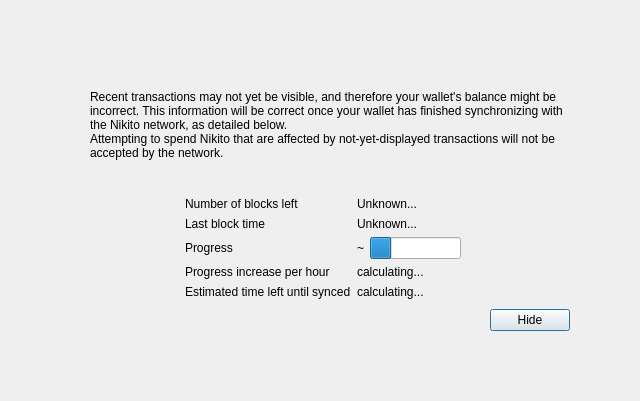
<?xml version="1.0" encoding="UTF-8"?>
<ui version="4.0">
 <class>ModalOverlay</class>
 <widget class="ModalOverlay" name="ModalOverlay">
  <property name="geometry">
   <rect>
    <x>0</x>
    <y>0</y>
    <width>640</width>
    <height>401</height>
   </rect>
  </property>
  <property name="windowTitle">
   <string>Form</string>
  </property>
  <layout class="QVBoxLayout" name="verticalLayout" stretch="0">
   <property name="sizeConstraint">
    <enum>QLayout::SetDefaultConstraint</enum>
   </property>
   <property name="leftMargin">
    <number>0</number>
   </property>
   <property name="topMargin">
    <number>0</number>
   </property>
   <property name="rightMargin">
    <number>0</number>
   </property>
   <property name="bottomMargin">
    <number>0</number>
   </property>
   <item>
    <widget class="QWidget" name="bgWidget" native="true">
     <property name="styleSheet">
      <string notr="true"/>
     </property>
     <layout class="QVBoxLayout" name="verticalLayoutMain" stretch="0">
      <property name="leftMargin">
       <number>60</number>
      </property>
      <property name="topMargin">
       <number>60</number>
      </property>
      <property name="rightMargin">
       <number>60</number>
      </property>
      <property name="bottomMargin">
       <number>60</number>
      </property>
      <item>
       <widget class="QWidget" name="contentWidget" native="true">
        <property name="styleSheet">
         <string notr="true"/>
        </property>
        <layout class="QVBoxLayout" name="verticalLayoutSub" stretch="1,0,0,0,0">
         <property name="spacing">
          <number>0</number>
         </property>
         <property name="leftMargin">
          <number>10</number>
         </property>
         <property name="topMargin">
          <number>10</number>
         </property>
         <property name="rightMargin">
          <number>10</number>
         </property>
         <property name="bottomMargin">
          <number>10</number>
         </property>
         <item>
          <layout class="QHBoxLayout" name="horizontalLayoutIconText" stretch="0,1">
           <property name="topMargin">
            <number>20</number>
           </property>
           <item>
            <layout class="QVBoxLayout" name="verticalLayoutIcon">
             <property name="leftMargin">
              <number>0</number>
             </property>
             <item>
              <widget class="QLabel" name="warningIcon">
               <property name="text">
                <string/>
               </property>
              </widget>
             </item>
             <item>
              <spacer name="verticalSpacerWarningIcon">
               <property name="orientation">
                <enum>Qt::Vertical</enum>
               </property>
               <property name="sizeHint" stdset="0">
                <size>
                 <width>20</width>
                 <height>40</height>
                </size>
               </property>
              </spacer>
             </item>
            </layout>
           </item>
           <item>
            <layout class="QVBoxLayout" name="verticalLayoutInfoText">
             <property name="leftMargin">
              <number>0</number>
             </property>
             <property name="topMargin">
              <number>0</number>
             </property>
             <item>
              <widget class="QLabel" name="infoText">
               <property name="text">
                <string>Recent transactions may not yet be visible, and therefore your wallet's balance might be incorrect. This information will be correct once your wallet has finished synchronizing with the Nikito network, as detailed below.</string>
               </property>
               <property name="textFormat">
                <enum>Qt::RichText</enum>
               </property>
               <property name="wordWrap">
                <bool>true</bool>
               </property>
              </widget>
             </item>
             <item>
              <widget class="QLabel" name="infoTextStrong">
               <property name="text">
                <string>Attempting to spend Nikito that are affected by not-yet-displayed transactions will not be accepted by the network.</string>
               </property>
               <property name="textFormat">
                <enum>Qt::RichText</enum>
               </property>
               <property name="wordWrap">
                <bool>true</bool>
               </property>
              </widget>
             </item>
             <item>
              <spacer name="verticalSpacerInTextSpace">
               <property name="orientation">
                <enum>Qt::Vertical</enum>
               </property>
               <property name="sizeHint" stdset="0">
                <size>
                 <width>20</width>
                 <height>40</height>
                </size>
               </property>
              </spacer>
             </item>
            </layout>
           </item>
          </layout>
         </item>
         <item>
          <spacer name="verticalSpacerAfterText">
           <property name="orientation">
            <enum>Qt::Vertical</enum>
           </property>
           <property name="sizeHint" stdset="0">
            <size>
             <width>20</width>
             <height>40</height>
            </size>
           </property>
          </spacer>
         </item>
         <item>
          <layout class="QFormLayout" name="formLayout">
           <property name="fieldGrowthPolicy">
            <enum>QFormLayout::FieldsStayAtSizeHint</enum>
           </property>
           <property name="formAlignment">
            <set>Qt::AlignHCenter|Qt::AlignTop</set>
           </property>
           <property name="horizontalSpacing">
            <number>6</number>
           </property>
           <property name="verticalSpacing">
            <number>6</number>
           </property>
           <property name="topMargin">
            <number>10</number>
           </property>
           <item row="0" column="0">
            <widget class="QLabel" name="labelNumberOfBlocksLeft">
             <property name="text">
              <string>Number of blocks left</string>
             </property>
            </widget>
           </item>
           <item row="0" column="1">
            <widget class="QLabel" name="numberOfBlocksLeft">
             <property name="text">
              <string>Unknown...</string>
             </property>
            </widget>
           </item>
           <item row="1" column="0">
            <widget class="QLabel" name="labelLastBlockTime">
             <property name="text">
              <string>Last block time</string>
             </property>
            </widget>
           </item>
           <item row="1" column="1">
            <widget class="QLabel" name="newestBlockDate">
             <property name="sizePolicy">
              <sizepolicy hsizetype="Maximum" vsizetype="Preferred">
               <horstretch>0</horstretch>
               <verstretch>0</verstretch>
              </sizepolicy>
             </property>
             <property name="text">
              <string>Unknown...</string>
             </property>
            </widget>
           </item>
           <item row="2" column="0">
            <widget class="QLabel" name="labelSyncDone">
             <property name="text">
              <string>Progress</string>
             </property>
            </widget>
           </item>
           <item row="2" column="1">
            <layout class="QHBoxLayout" name="horizontalLayoutSync" stretch="0,1">
             <item>
              <widget class="QLabel" name="percentageProgress">
               <property name="text">
                <string notr="true">~</string>
               </property>
              </widget>
             </item>
             <item>
              <widget class="QProgressBar" name="progressBar">
               <property name="value">
                <number>24</number>
               </property>
               <property name="format">
                <string/>
               </property>
              </widget>
             </item>
            </layout>
           </item>
           <item row="4" column="0">
            <widget class="QLabel" name="labelProgressIncrease">
             <property name="text">
              <string>Progress increase per hour</string>
             </property>
            </widget>
           </item>
           <item row="4" column="1">
            <widget class="QLabel" name="progressIncreasePerH">
             <property name="text">
              <string>calculating...</string>
             </property>
            </widget>
           </item>
           <item row="5" column="0">
            <widget class="QLabel" name="labelEstimatedTimeLeft">
             <property name="text">
              <string>Estimated time left until synced</string>
             </property>
            </widget>
           </item>
           <item row="5" column="1">
            <widget class="QLabel" name="expectedTimeLeft">
             <property name="text">
              <string>calculating...</string>
             </property>
            </widget>
           </item>
          </layout>
         </item>
         <item>
          <layout class="QHBoxLayout" name="horizontalLayoutButtons">
           <property name="leftMargin">
            <number>10</number>
           </property>
           <property name="topMargin">
            <number>10</number>
           </property>
           <item>
            <spacer name="horizontalSpacer">
             <property name="orientation">
              <enum>Qt::Horizontal</enum>
             </property>
             <property name="sizeHint" stdset="0">
              <size>
               <width>40</width>
               <height>20</height>
              </size>
             </property>
            </spacer>
           </item>
           <item>
            <widget class="QPushButton" name="closeButton">
             <property name="text">
              <string>Hide</string>
             </property>
             <property name="focusPolicy">
              <enum>Qt::StrongFocus</enum>
             </property>
             <property name="default">
              <bool>true</bool>
             </property>
            </widget>
           </item>
          </layout>
         </item>
         <item>
          <layout class="QVBoxLayout" name="verticalLayout_2">
           <item>
            <spacer name="verticalSpacer">
             <property name="orientation">
              <enum>Qt::Vertical</enum>
             </property>
             <property name="sizeHint" stdset="0">
              <size>
               <width>20</width>
               <height>40</height>
              </size>
             </property>
            </spacer>
           </item>
          </layout>
         </item>
        </layout>
       </widget>
      </item>
     </layout>
    </widget>
   </item>
  </layout>
 </widget>
 <customwidgets>
  <customwidget>
   <class>ModalOverlay</class>
   <extends>QWidget</extends>
   <header>qt/modaloverlay.h</header>
   <container>1</container>
  </customwidget>
 </customwidgets>
 <resources/>
 <connections/>
</ui>
